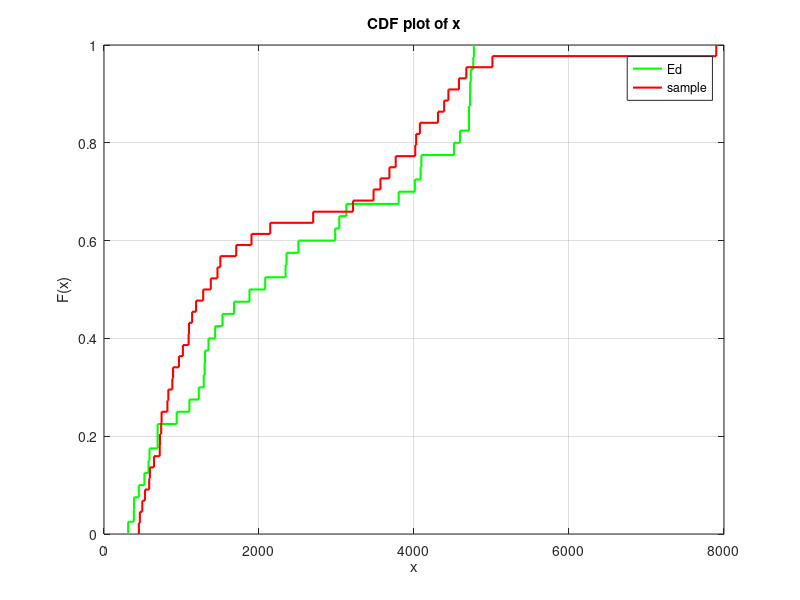
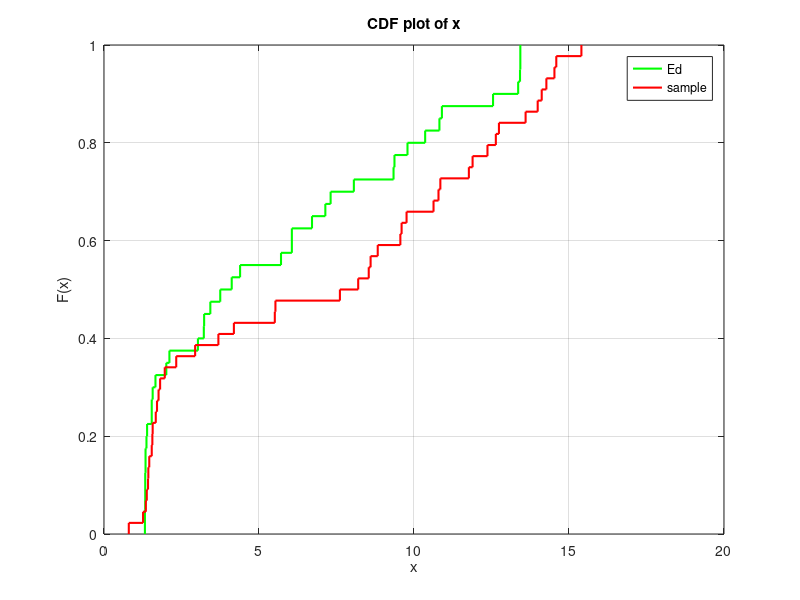

These figures' MATLAB source, in order:
% data sets
Ed1_bandwidth = [1102,2355,1348,521,388,692,449,692,1298,938,2508,1434,1528,4516,2343,4723,4011,4733,4765,1287,4773,4095,385,587,312,1223,1304,575,3127,2983,1877,2080,3802,4725,4709,3036,4709,4085,1678,4593];
%Ed2_bandwidth =
sample1_bandwidth = [494,967,1378,830,592,529,1018,1464,583,450,1092,891,743,1137,738,7900,1188,1280,1097,4076,4389,5012,4675,2145,645,3478,2699,818,882,4028,4016,463,1501,3683,4310,4580,3213,722,1903,719,3567,3764,1706,4444];
%sample2_bandwidth =

Ed1_time = [5.71,13.36,9.34,8.06,10.82,6.06,9.37,6.06,3.23,13.42,12.55,4.39,4.12,1.39,13.43,1.33,1.57,1.33,1.32,9.79,1.32,1.54,10.90,7.14,13.43,3.43,3.22,7.31,2.01,2.11,6.71,3.03,1.66,1.33,1.34,10.36,1.34,1.54,3.75,1.37];
%Ed2_time =
sample1_time = [12.74,10.85,7.61,12.64,10.63,11.89,12.37,8.6,10.79,13.99,9.6,11.77,14.12,5.53,8.54,0.8,8.83,8.2,9.56,1.54,1.43,1.26,1.35,2.94,9.76,1.81,2.33,15.4,14.27,1.56,1.57,13.6,4.19,1.71,1.46,1.38,1.96,14.53,5.51,14.59,1.76,1.67,3.69,1.42];
%sample2_time =

figure(1)
y1=cdfplot(Ed1_bandwidth);
hold on
%y2=cdfplot(Ed2_bandwidth);
%hold on
y3 = cdfplot(sample1_bandwidth);
hold on
%y4 = cdfplot(sample2_bandwidth);
set(y1,'LineWidth',1.5,'color','g');
%set(y2,'LineWidth',1.5,'color','b');
set(y3,'LineWidth',1.5,'color','r');
%set(y4,'LineWidth',1.5,'color','m');
%legend('Ed1','Ed2','sample1','sample2');
legend('Ed','sample');

figure(2)
y5 = cdfplot(Ed1_time);
hold on
%y6 = cdfplot(Ed2_time);
%hold on
y7 = cdfplot(sample1_time);
hold on
%y8 = cdfplot(sample2_time);
%hold on
set(y5,'LineWidth',1.5,'color','g');
%set(y6,'LineWidth',1.5,'color','b');
set(y7,'LineWidth',1.5,'color','r');
%set(y8,'LineWidth',1.5,'color','m');
%legend('Ed1','Ed2','sample1','sample2');
legend('Ed','sample');
